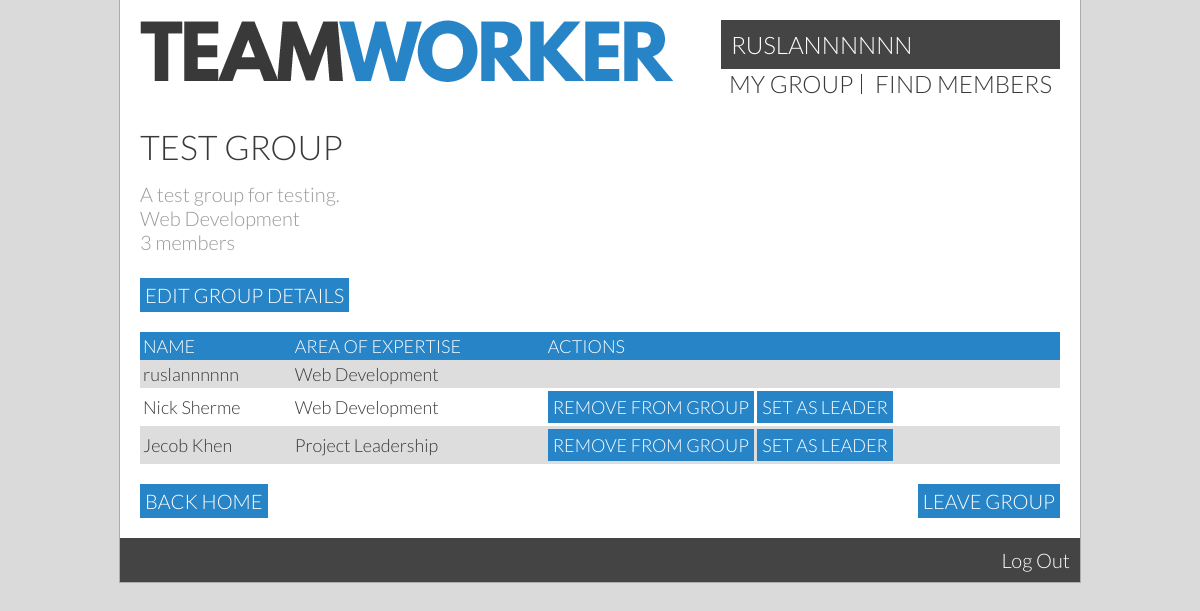
Screenshot of /?page=group (signed in) with the database file from the repository.
### tables this page shows
CREATE TABLE `users` (
  `id` int(11) unsigned NOT NULL AUTO_INCREMENT,
  `permissions` int(11) NOT NULL DEFAULT '1',
  `currentGroup` int(11) DEFAULT '0',
  `groupLeader` tinyint(1) DEFAULT NULL,
  `name` varchar(40) DEFAULT NULL,
  `displayName` varchar(30) DEFAULT NULL,
  `email` varchar(40) DEFAULT NULL,
  `password` char(64) DEFAULT NULL,
  `dob` date DEFAULT NULL,
  `mainArea` varchar(30) DEFAULT NULL,
  `skills` text,
  `gpa` double DEFAULT NULL,
  `goal` double DEFAULT NULL,
  `bio` varchar(300) DEFAULT NULL,
  `studentID` varchar(255) DEFAULT NULL,
  PRIMARY KEY (`id`),
  UNIQUE KEY `email` (`email`),
  UNIQUE KEY `studentID` (`studentID`)
);

CREATE TABLE `groups` (
  `id` int(11) unsigned NOT NULL AUTO_INCREMENT,
  `name` varchar(40) NOT NULL DEFAULT '',
  `description` mediumtext,
  `projectType` varchar(30) DEFAULT NULL,
  PRIMARY KEY (`id`),
  UNIQUE KEY `name` (`name`)
);

### userHandler.php (called while the page is built, shortened)
<?php
if(isset($_SESSION['id'])) {
  $sessionId = $_SESSION['id'];
  $query = ('SELECT * FROM users WHERE id = :id');
  $statement = $db -> prepare($query);
  $statement -> bindValue(':id', $sessionId);
  if (!$statement -> execute()) { print_r($statement->errorInfo()); }
  $result = $statement -> fetch(PDO::FETCH_ASSOC);
  $realName = $result['name'];
  if($result['displayName'] == "") {
    $userName = $realName;
  } else {
    $userName = $result['displayName'];
  }
  $group = $result['currentGroup'];
  $groupLeader = $result['groupLeader'];
}
?>

### groupHandler.php (the view, shortened to what this page needs)
<?php
function getGroup($db, $group) {
$query = ('SELECT * FROM users WHERE currentGroup = :myGroup');
$statement = $db -> prepare($query);
$statement -> bindValue(':myGroup', $group);
if (!$statement -> execute()) {
    print_r($statement->errorInfo());
}
$result = $statement -> fetchAll(PDO::FETCH_ASSOC);
return $result;
}
function getGroupName($groupId, $db) {
  $query = ('SELECT name FROM groups WHERE id = :groupId');
  $statement = $db -> prepare($query);
  $statement -> bindValue(':groupId', $groupId);
  if (!$statement -> execute()) { print_r($stm->errorInfo());}
  $result = $statement -> fetch(PDO::FETCH_ASSOC);
  return $result['name'];
}
function getGroupDescription($groupId, $db) {
  $query = ('SELECT description FROM groups WHERE id = :groupId');
  $statement = $db -> prepare($query);
  $statement -> bindValue(':groupId', $groupId);
  if (!$statement -> execute()) { print_r($stm->errorInfo());}
  $result = $statement -> fetch(PDO::FETCH_ASSOC);
  return $result['description'];
}
function getGroupType($groupId, $db) {
  $query = ('SELECT projectType FROM groups WHERE id = :groupId');
  $statement = $db -> prepare($query);
  $statement -> bindValue(':groupId', $groupId);
  if (!$statement -> execute()) { print_r($stm->errorInfo());}
  $result = $statement -> fetch(PDO::FETCH_ASSOC);
  return $result['projectType'];
}
function renderGroupList($db, $group, $groupLeader) { ?>
      <table>
        <tr>    <th>Name</th>   <th>Area of Expertise</th>  <th>Actions</th>    </tr>
        <?php
          foreach (getGroup($db, $group) as $a) {
        ?>
          <tr>
            <td>
              <?php
                if($a['displayName'] == "") {
                    echo $a['name'];
                  } else {
                    echo $a['displayName'];
                  }
              ?>
            </td>
            <td><?=$a['mainArea']?></td>
            <td>
            <?php if($a['id'] != $_SESSION['id'] && $groupLeader == true) {  ?>
              <a class="button" href="/?page=group&amp;action=remove&amp;user=<?=$a['id']?>" onclick="return confirm('Remove <?=$a['name']?>?')")>Remove from group</a>
              <a class="button" href="/?page=group&amp;action=setLeader&amp;user=<?=$a['id']?>" onclick="return confirm('Set <?=$a['name']?> as leader? This will remove you as leader.')")>Set as leader</a>
            <?php }  ?></td>
          </tr>
        <?php  }  ?>
      </table>
<?php } ?>

### head.inc (shortened to what this page needs)
<!doctype html>
<html lang="en">
<head>
  <?php include "stylesheets.inc"; ?>
</head>

### stylesheets.inc (shortened to what this page needs)
<link href='style.css' rel='stylesheet' type='text/css'>
<link href='colour.css' rel='stylesheet' type='text/css'>

### index.php (shortened to what this page needs)
<?php
include_once 'pdo.inc';
include_once 'userHandler.php';
include_once 'groupHandler.php';
include_once 'head.inc';
if(!isset($_SESSION['id'])) {
  include 'login.php';
} else {
  if(!isset($_GET['page'])) {
    if($role == 1) { include 'studentHome.php'; } else
    if ($role == 3) { include 'adminHome.php'; }
  } else  {
    switch ($_GET['page']) {
      case 'group':
        include 'list.php';
        break;
    }
  }
}
?>

### list.php (shortened to what this page needs)
<body>
  <main>
    <?php include "header.inc"; ?>
    <div class="content">
      <?php
      if ($group == 0) {
        echo "<h2>You're not in a group yet!</h2>";
      } else {
        $myGroup = getGroup($db, $group);
      ?>
      <h1><?php echo getGroupName($group, $db);?></h1>
      <h2 class="subtitle">
      <?php echo getGroupDescription($group, $db)."<br>".getGroupType($group, $db)."<br>".sizeof($myGroup) ?> members</h2>
      <br>
      <?php if($groupLeader == 1) { ?><a class="button" href="?page=editGroup">Edit Group Details</a><?php } ?>
      <?php renderGroupList($db, $group, $groupLeader); ?>
      <?php if($groupLeader == 1) { ?>
        <a class="button right" href="#" onclick="alert('Group leader cant leave the group - set someone else as leader first.');">Leave Group</a>
      <?php } else { ?>
        <a class="button right" href="/?page=group&amp;action=remove&amp;user=<?=$userId?>" onclick="return confirm('Leave <?php echo getGroupName($group, $db); ?>?')">Leave Group</a>
      <?php } ?>
      <a class="button left" href="/">Back Home</a>
      <?php } ?>
    </div>
    <?php include 'footer.php' ?>
  </main>
</body>
</html>

### header.inc (shortened to what this page needs)
<header>
    <a href="/" id="logo"><img src="_resources/teamworker.png"></a>
    <nav>
      <div class="topNavProfile">
        <a href='/?page=profile'><?=$userName?></a>
      </div>
      <ul>
        <?php if($group != 0) { ?>
          <li><a href="/?page=group">my group</a></li>
          <li><a href="/?page=userSearch">find members</a></li>
        <?php } ?>
      </ul>
    </nav>
</header>

### footer.php
<div class="footer">
  <?php if (isset($_SESSION['id'])) {
    echo'<a href="/?action=logout">Log Out</a>';
  } ?>
</div>

### style.css (style rules this page uses)
body { margin: 0; padding:0; font-family: 'Lato', sans-serif; font-weight: 300; font-size:20px; }
main { width:960px; height:auto; margin:0 auto; }
.content { margin: 20px; overflow: auto; }
.footer { width: 100%; padding: 10px; box-sizing: border-box; color: #fff; background: #444; text-align: right; }
h1 { font-weight:300; font-size:1.7em; text-transform:uppercase; margin: 15px 0; }
.content h1:first-child { margin-top:0; }
h2 { font-weight:300; font-size:1.3em; text-transform:uppercase; margin:15px 0; }
.subtitle { color: #999; font-size: 1em; text-transform: none; margin: 0; }
a { text-decoration:none; color:inherit; transition: opacity 0.3s ease; }
.button { display: inline-block; padding: 5px; text-transform: uppercase; color: #fff; background-color: #2785c7; }
.left { float: left; }
.right { float: right; }
header { padding:20px; }
#logo { display:inline-block; }
nav { font-size:1.2em; text-transform: uppercase; display:inline-block; float:right; }
nav ul { list-style:none; padding:0; margin:0; }
nav li { display:inline-block; border-right:1px solid #393939; padding:0 8px; line-height:20px; }
nav ul li:last-child { border-right:none; }
.topNavProfile { background: #444; padding: 10px; }
.topNavProfile a { color: #fff; }
table { width:100%; box-sizing:border-box; font-size:0; border-spacing:0; margin:20px 0; }
th { text-transform:uppercase; font-weight: 300; }
td, th { font-size:18px; padding:3px; margin:0; text-align:left; min-height:1em; }

### colour.css (style rules this page uses)
body, .grain { background-color:#dadada; background-image:url(_resources/15p-grey.jpg); }
main { background-color:white; }
.accent, ul.filters li, form#login input[type="submit"], th, .progress, .blue-square, .status .online .icon { background-color:#2785c7; }
tr:nth-child(even) { background-color:#ddd; }
body, main { color:#393939; }
ul.filters li, form#login input[type="submit"], th, .glance, .status .icon { color:white; }
main { border: 1px solid #a8aeaf; border-top:none; }

### rows the page displays
users: displayName "RUSLANNNNNN", currentGroup.name "TEST GROUP", currentGroup.description "A test group for testing.", currentGroup.projectType "Web Development", displayName "ruslannnnnn", mainArea "Web Development"
users: name "Nick Sherme", mainArea "Web Development"
users: name "Jecob Khen", mainArea "Project Leadership"

### other values shown
sizeof($myGroup) "3"
